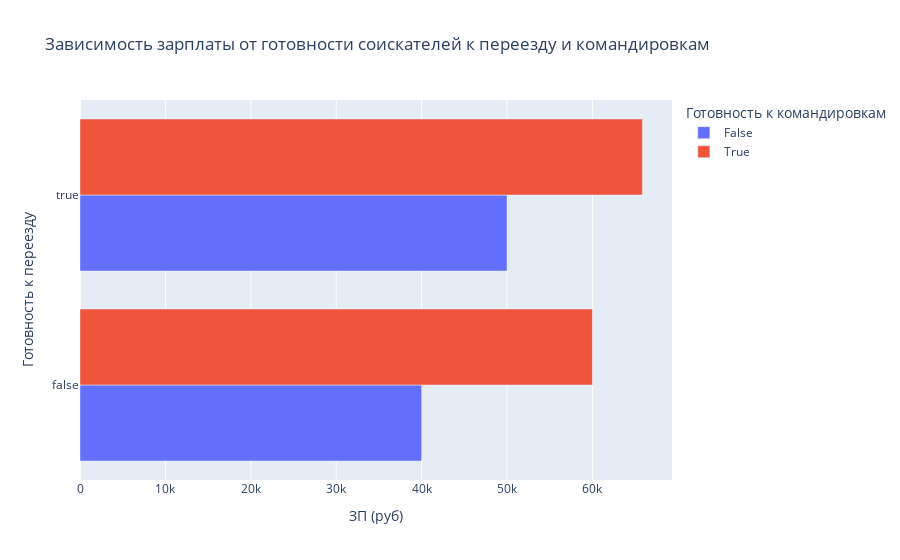

The cell this chart's notebook holds for it:
### Markdown cell above
6. Постройте **многоуровневую столбчатую диаграмму**, которая показывает зависимость медианной заработной платы (**"ЗП (руб)"**) от признаков **"Готовность к переезду"** и **"Готовность к командировкам"**. Проанализируйте график, сравнив уровень заработной платы в категориях.

### Code cell
bar_data3 = hh_data.groupby(['Готовность к командировкам', 'Готовность к переезду'], as_index=False)[['ЗП (руб)']].median()
fig3 = px.bar(
    data_frame=bar_data3,
    y='Готовность к переезду',
    x='ЗП (руб)',
    barmode="group",
    color='Готовность к командировкам',
    title='Зависимость зарплаты от готовности соискателей к переезду и командировкам'
)
fig3.show()

### Figure 1 — Plotly figure (JSON) as saved in the notebook; plotly's stock layout.template omitted (floating-point values rounded to 4 significant figures)
{"data": [{"alignmentgroup": "True", "hovertemplate": "Готовность к командировкам=False<br>ЗП (руб)=%{x}<br>Готовность к переезду=%{y}<extra></extra>", "legendgroup": "False", "marker": {"color": "#636efa", "pattern": {"shape": ""}}, "name": "False", "offsetgroup": "False", "orientation": "h", "showlegend": true, "textposition": "auto", "type": "bar", "x": [40000, 50000], "xaxis": "x", "y": [false, true], "yaxis": "y"}, {"alignmentgroup": "True", "hovertemplate": "Готовность к командировкам=True<br>ЗП (руб)=%{x}<br>Готовность к переезду=%{y}<extra></extra>", "legendgroup": "True", "marker": {"color": "#EF553B", "pattern": {"shape": ""}}, "name": "True", "offsetgroup": "True", "orientation": "h", "showlegend": true, "textposition": "auto", "type": "bar", "x": [60000, 65850.0], "xaxis": "x", "y": [false, true], "yaxis": "y"}], "layout": {"barmode": "group", "legend": {"title": {"text": "Готовность к командировкам"}, "tracegroupgap": 0}, "title": {"text": "Зависимость зарплаты от готовности соискателей к переезду и командировкам"}, "xaxis": {"anchor": "y", "domain": [0, 1], "title": {"text": "ЗП (руб)"}}, "yaxis": {"anchor": "x", "domain": [0, 1], "title": {"text": "Готовность к переезду"}}}}
